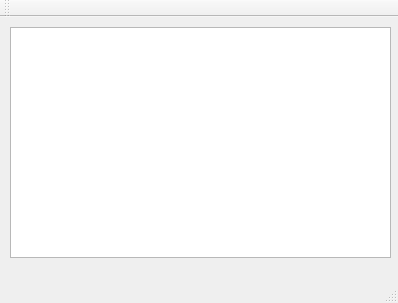
<?xml version="1.0" encoding="UTF-8"?>
<ui version="4.0">
 <class>MainWindow</class>
 <widget class="QMainWindow" name="MainWindow">
  <property name="geometry">
   <rect>
    <x>0</x>
    <y>0</y>
    <width>398</width>
    <height>303</height>
   </rect>
  </property>
  <property name="windowTitle">
   <string>MainWindow</string>
  </property>
  <widget class="QWidget" name="centralWidget">
   <widget class="QGraphicsView" name="graphicsView">
    <property name="geometry">
     <rect>
      <x>10</x>
      <y>10</y>
      <width>381</width>
      <height>231</height>
     </rect>
    </property>
   </widget>
  </widget>
  <widget class="QMenuBar" name="menuBar">
   <property name="geometry">
    <rect>
     <x>0</x>
     <y>0</y>
     <width>398</width>
     <height>20</height>
    </rect>
   </property>
  </widget>
  <widget class="QToolBar" name="mainToolBar">
   <attribute name="toolBarArea">
    <enum>TopToolBarArea</enum>
   </attribute>
   <attribute name="toolBarBreak">
    <bool>false</bool>
   </attribute>
  </widget>
  <widget class="QStatusBar" name="statusBar"/>
 </widget>
 <layoutdefault spacing="6" margin="11"/>
 <resources/>
 <connections/>
</ui>
